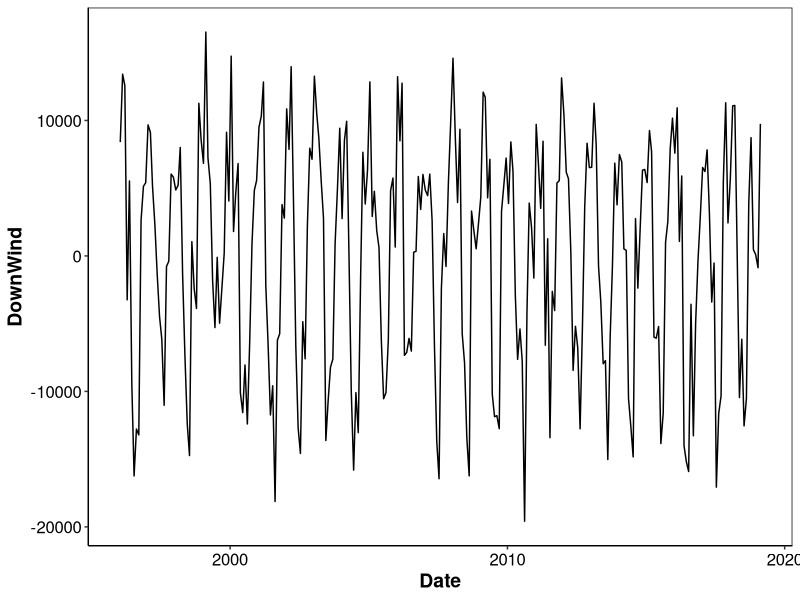
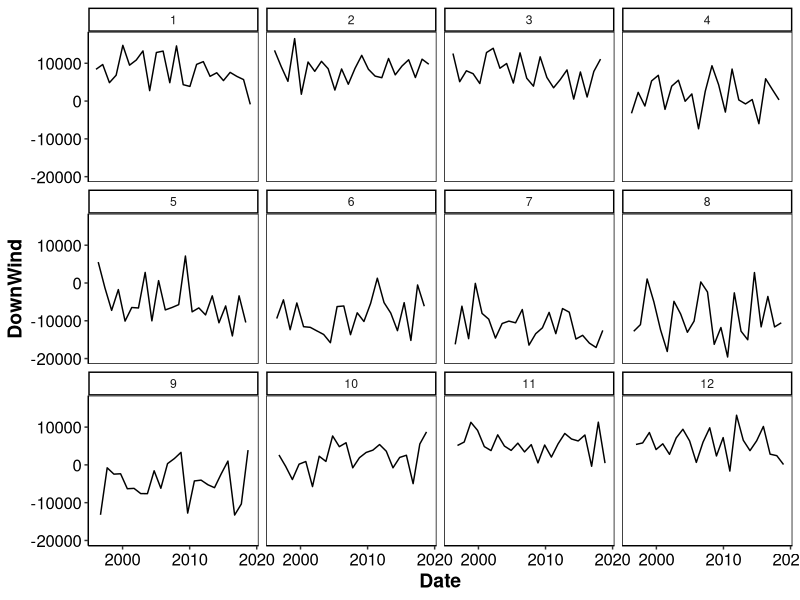
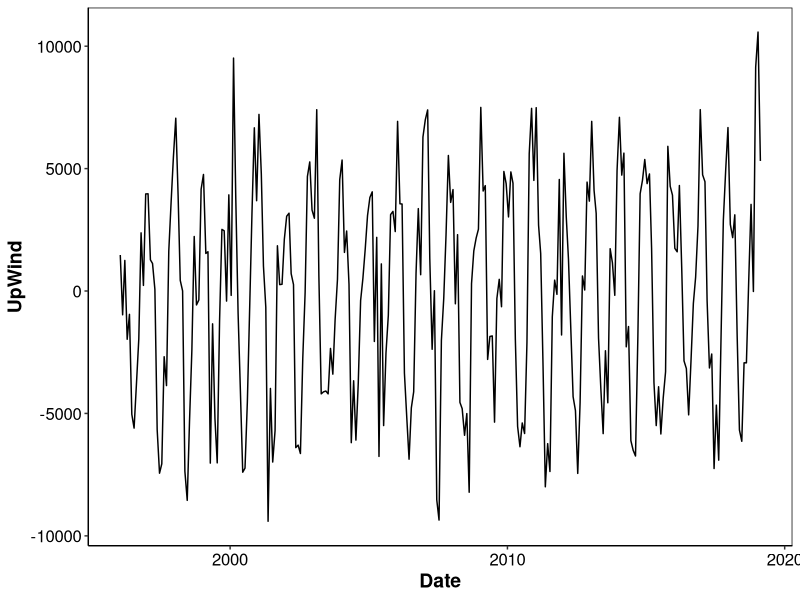
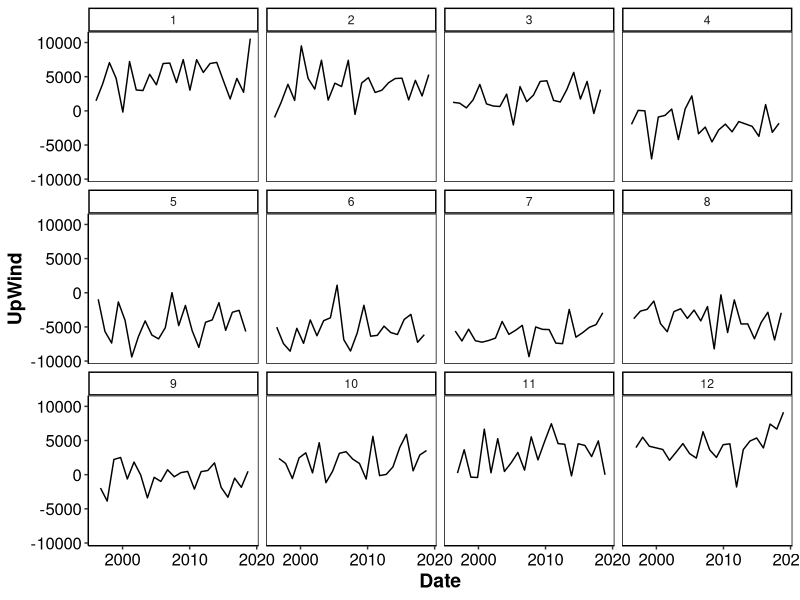
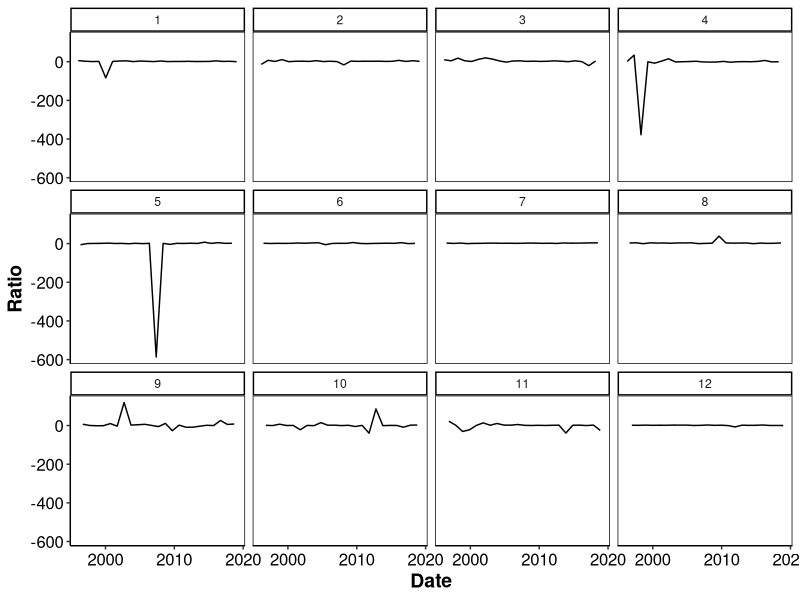

Source code (R) for these figures, in order:
# Wallis lake wind data
library(tidyverse)
library(lubridate)

ddat <- read_csv("Data/BARRA WALLIS Monthly Downwell Wind Data.csv") %>% filter(Location == 32.1806) %>%
  mutate(Date = dmy(paste0("15/",Month,"/",Year))) %>% filter(Year >1995)

ggplot(ddat, aes(Date, DownWind)) + geom_line() + theme_classic()+
  theme(axis.title = element_text(face="bold", size=14),
        axis.text = element_text(size=12, colour="black"),
        panel.border = element_rect(fill=NA, colour="black"))

ggplot(ddat, aes(Date, DownWind)) + geom_line() + theme_classic()+ facet_wrap(~Month)+
  theme(axis.title = element_text(face="bold", size=14),
        axis.text = element_text(size=12, colour="black"),
        panel.border = element_rect(fill=NA, colour="black"))


updat <- read_csv("Data/BARRA WALLIS Monthly Upwell Wind Data.csv") %>% filter(Location == 32.1806) %>%
  mutate(Date = dmy(paste0("15/",Month,"/",Year))) %>% filter(Year >1995)

ggplot(updat, aes(Date, UpWind)) + geom_line() + theme_classic()+
  theme(axis.title = element_text(face="bold", size=14),
        axis.text = element_text(size=12, colour="black"),
        panel.border = element_rect(fill=NA, colour="black"))

ggplot(updat, aes(Date, UpWind)) + geom_line() + theme_classic()+ facet_wrap(~Month)+
  theme(axis.title = element_text(face="bold", size=14),
        axis.text = element_text(size=12, colour="black"),
        panel.border = element_rect(fill=NA, colour="black"))

bothdat <- ddat %>% left_join(updat) %>% mutate(Ratio = DownWind/UpWind)

ggplot(bothdat, aes(Date, Ratio)) + geom_line() + theme_classic()+ facet_wrap(~Month)+
  theme(axis.title = element_text(face="bold", size=14),
        axis.text = element_text(size=12, colour="black"),
        panel.border = element_rect(fill=NA, colour="black"))

cor.test(bothdat$DownWind, bothdat$UpWind)

### So to explore wind effects

write_csv(bothdat, "Data/BARRA WALLIS Wind Data Clean.csv")


### annual

dd1 <- bothdat %>% mutate(July_Sept = case_when((Month>6 & Month <10) ~ "Yes",
                                                T ~ "No"),
                          Oct_Dec = case_when((Month>9) ~ "Yes",
                                              T ~ "No"),
                          Jan_Mar = case_when((Month<4) ~ "Yes",
                                              T ~ "No"))

Jul_Sept_wind <- dd1 %>% group_by(July_Sept, Year) %>%
  summarise(UpWind = sum(UpWind, na.rm=T),
            DownWind = sum(DownWind, na.rm=T)) %>% filter(July_Sept == "Yes")

Oct_Dec_wind <- dd1 %>% group_by(Oct_Dec, Year) %>%
  summarise(UpWind = sum(UpWind, na.rm=T),
            DownWind = sum(DownWind, na.rm=T)) %>% filter(Oct_Dec == "Yes")

Jan_Mar_wind <- dd1 %>% group_by(Jan_Mar, Year) %>%
  summarise(UpWind = sum(UpWind, na.rm=T),
            DownWind = sum(DownWind, na.rm=T)) %>% filter(Jan_Mar == "Yes")

d1 <- Jul_Sept_wind %>% left_join(Oct_Dec_wind, by="Year", suffix = c(".Jul_Sept", ".Oct_Dec")) %>%
  left_join(Jan_Mar_wind, by = "Year") %>% rename(UpWind.Jan_Mar = UpWind,
                                                  DownWind.Jan_Mar = DownWind) %>% ungroup() %>%
  select(-1,-5,-8)

write_csv(d1, "Data/BARRA WALLIS Wind Data Clean Annual.csv")
